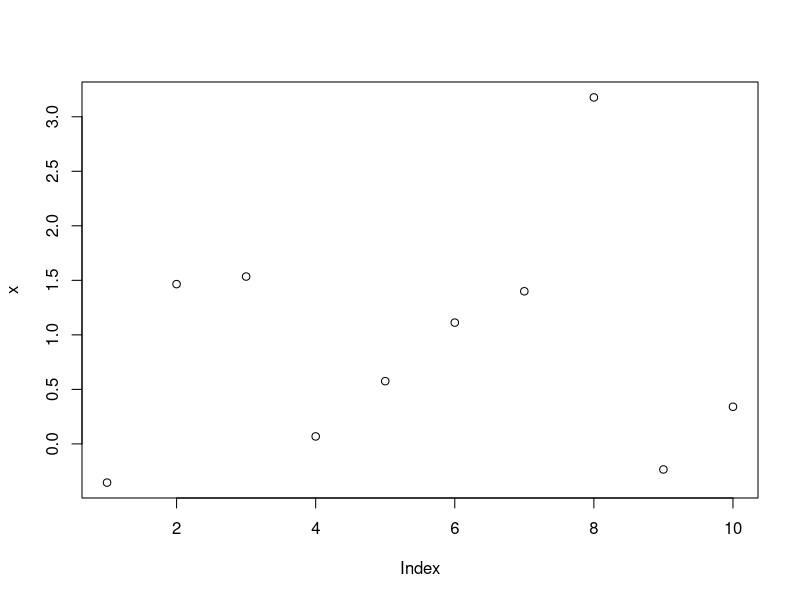
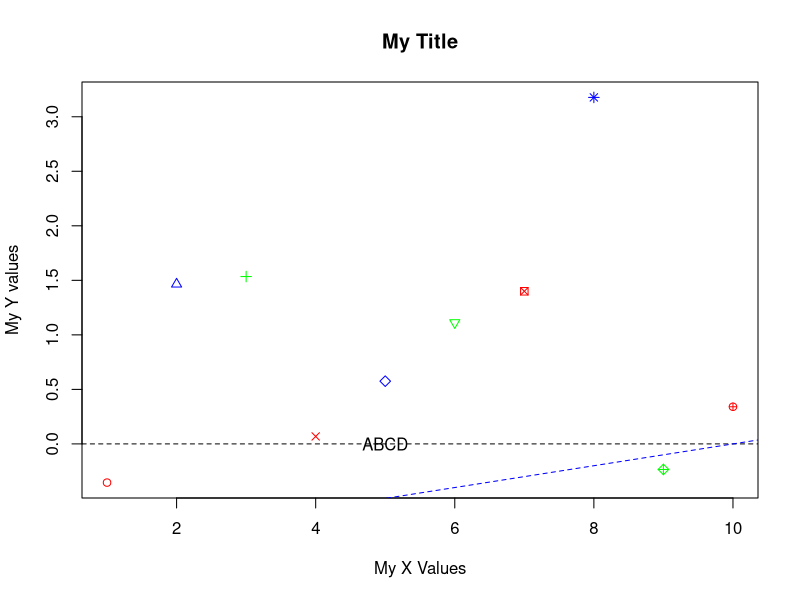
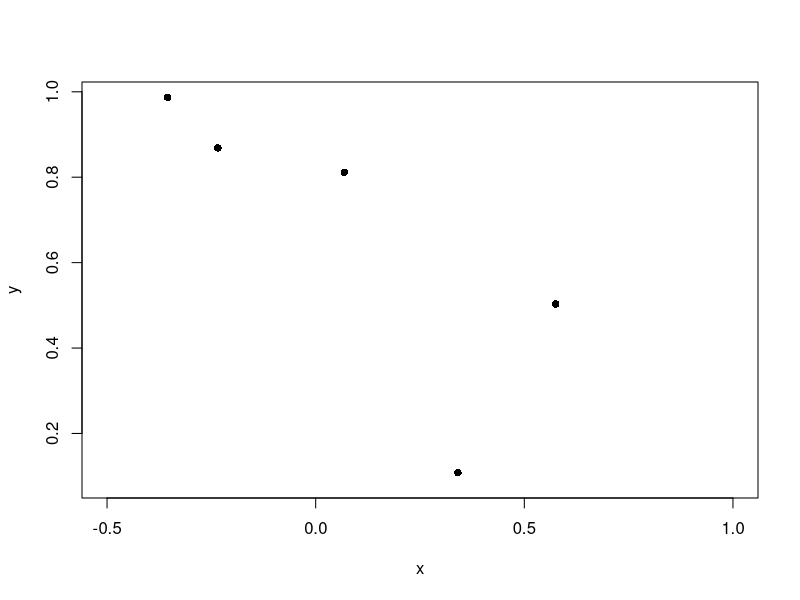
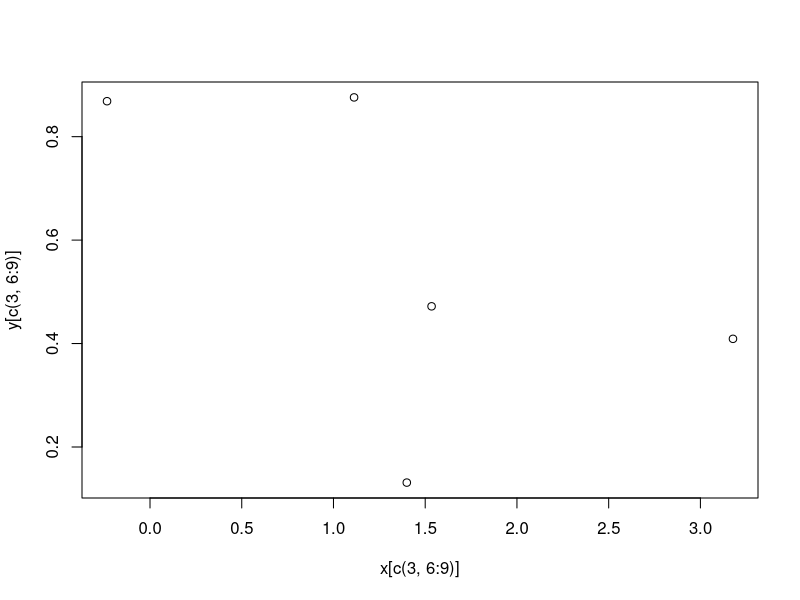
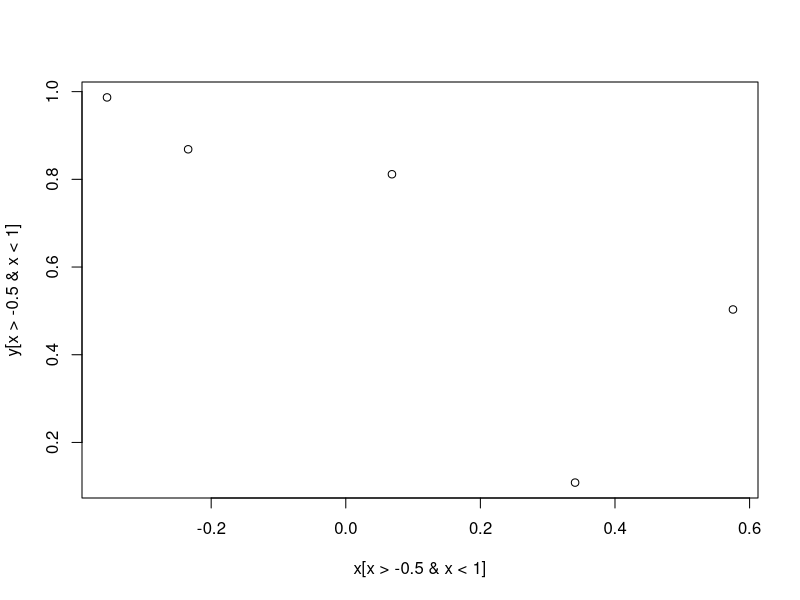
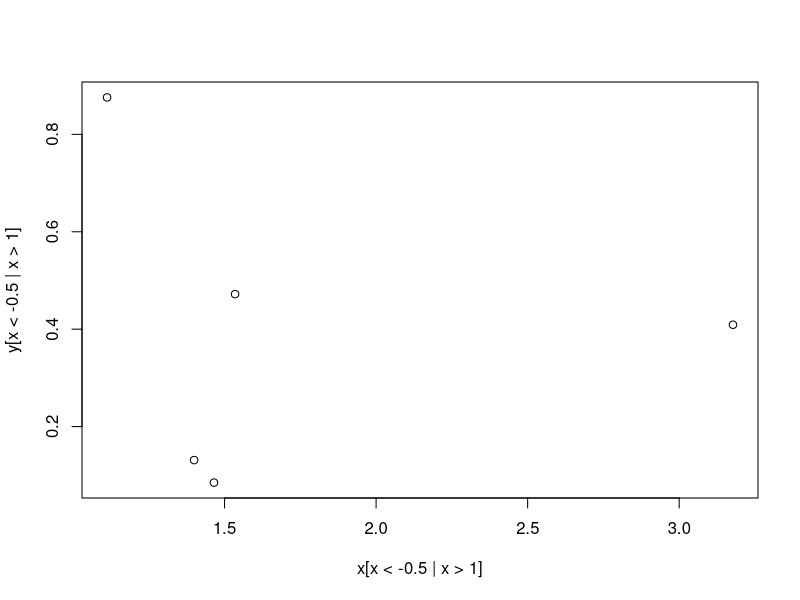
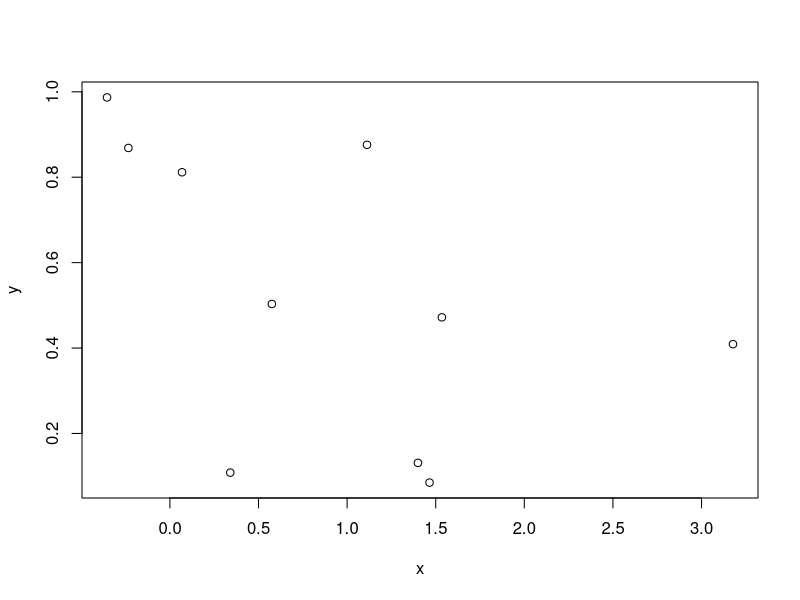
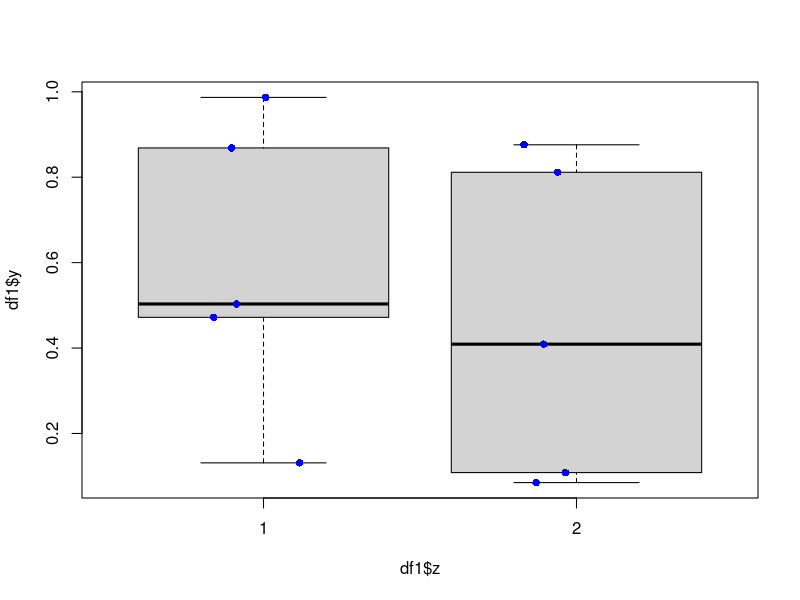

The R script that drew these images, in order: (Note: this script raises an error after producing the figures.)
# Project: R Workshop, Part I
# Author: Davit Sargsyan
# Created: 06/04/2017
#*****************************************************
# Basic plots----
# R knows how to plot objects of each class
x <- rnorm(10)
x
plot(x)

# Change parameters
plot(x,
     col = c("red", "blue", "green"),
     pch = 1:length(x),
     xlab = "My X Values",
     ylab = "My Y values",
     main = "My Title")
# etc.
?plot
abline(h = 0,
       lty = 2)

abline(a = -1,
       b = 0.1,
       lty = 2,
       col = "blue")
text(labels = "ABCD",
     x = 5,
     y = 0)

# Plotting two vectors agains each other
y <- runif(10)
y
plot(y ~ x,
     pch = 16,
     xlim = c(-0.5, 1))

# Plot subsets of data
plot(y[c(3, 6:9)] ~ x[c(3, 6:9)])
plot(y[x > -0.5 & x < 1] ~ x[x > -0.5 & x < 1])
plot(y[x < -0.5 | x > 1] ~ x[x < -0.5 | x > 1])

# Plot a data frame
df1 <- data.frame(x, y)
df1
plot(df1)

# Against a factor
df1$z <- factor(rep(1:2, 5))
df1
plot(df1$y ~ df1$z)
points(df1$y ~ jitter(as.numeric(df1$z)),
       col = "blue",
       pch = 16)

dt1 <- dt1[order(dt1$x)]
plot(df1$y ~ df1$x)
lines(dt1$y ~ dt1$x)

# Plot all variables pairwise
plot(df1)

# Example: cars----
?cars
data("cars")
cars
plot(cars)

# Linear model
m1 <- lm(dist ~ speed, 
         data = cars)
m1
summary(m1)
anova(m1)
fitted(m1)
resid(m1)

# Residuals
plot(m1)

# Fitted line
plot(cars)
abline(m1)

class(m1)
names(m1)
m1$coefficients[2]

speed1 <- seq(0, 100, 1)
speed1
pr1 <- predict(m1, 
               newdata = list(speed = speed1))
pr1
plot(pr1 ~ speed1, type = "l")
points(cars)

# Example; brain vs. body weight
data("Animals", package = "MASS")
?Animals
Animals
plot(Animals)
plot(log10(Animals))
text(rownames(Animals),
     x = log10(Animals$body),
     y = log10(Animals$brain))

dd <- data.frame(l.body = log10(Animals$body),
                 l.brain = log10(Animals$brain))
dd
plot(dd)
dd$name <- rownames(Animals)

m2 <- lm(l.brain ~ l.body, data = dd)
summary(m2)
abline(m2, lty = 2, col = "blue")

dt2 <- dd[!(dd$name %in% c("Triceratops",
                         "Brachiosaurus",
                         "Dipliodocus")), ]
m3 <- lm(l.brain ~ l.body, data = dt2)
summary(m3)

plot(dd$l.brain ~ dd$l.body)
abline(m2, col = "red", lty = 2)
abline(m3, col = "blue", lty = 3)
text(labels = dd$name,
     x = dd$l.body,
     y = dd$l.brain)

# Example: diamonds----
require(ggplot2)
data("diamonds")
diamonds

# Example: Davit's MTS data----
require(data.table)
dt1 <- fread("r_workshop/example_mts.csv")
dt1

dt2 <- subset(dt1,
              Dose != 0)
dt2

plot(dt2$Readout ~ log(dt2$Dose),
     col = as.numeric(factor(dt2$Treatment)),
     pch = 16)

# Linear models